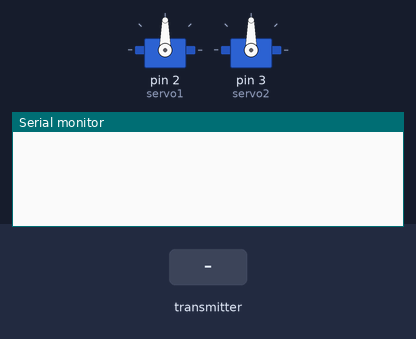
Recording of a sketch running on a simulated Arduino Uno, built with avr-gcc and run on an emulated ATmega328P. Parts: 2 × servo, the last lines printed to the serial monitor. The test bench sets the inputs (shaded band). No radio packets arrive unless stated.

Above: at 1.2 s.
1.3 s: the transmitter starts sending sendData.0 = 0
At 1.37 s:
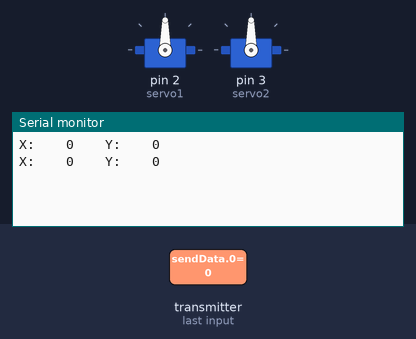
3.2 s: the transmitter starts sending sendData.1 = 0
6.2 s: the transmitter starts sending sendData.0 = 256
At 6.32 s:
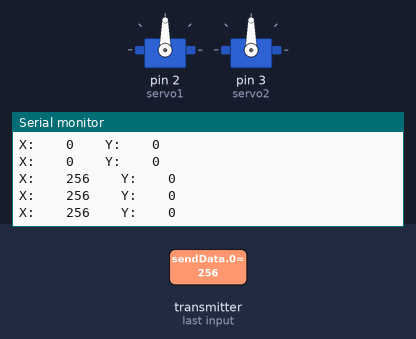
9.2 s: the transmitter starts sending sendData.0 = 1023
At 9.32 s:
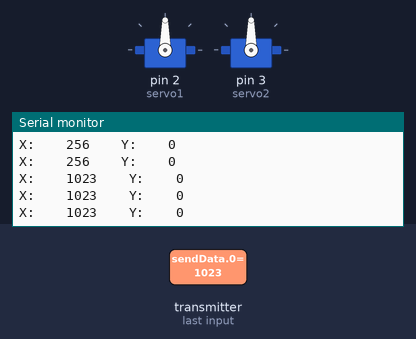
Timing chart, 0 to 12.2 s (numbered marks = the images above; inputs shaded):
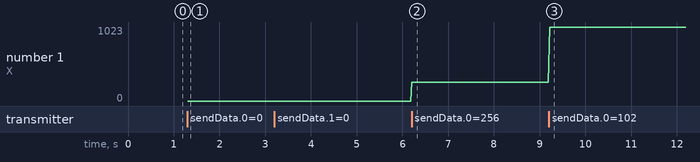

Measured:
- after the input at 1.3 s, the serial monitor: prints a new line at once (image 1)
- after the input at 6.2 s, the serial monitor: prints a new line at once (image 2)
- after the input at 9.2 s, the serial monitor: prints a new line at once (image 3)
- plotted number 1: 0 → 256 after the input at 6.2 s, 256 → 1023 after the input at 9.2 s

The sketch:

forHeadAvatar2Robot.ino
```cpp
#include <SPI.h>
#include <nRF24L01.h>
#include <RF24.h> // https://github.com/maniacbug/RF24
#include <Servo.h>

 // Создаём объект сервопривода servo1.
Servo servo1;
Servo servo2;
Servo servo3;
Servo servo4;
Servo servo5;
 // Также определим постоянный аналоговый входной пин для измерения положения датчика изгиба.
const int flexpin1 = 0;
const int flexpin2 = 1;
const int flexpin3 = 2;
const int flexpin4 = 3;
const int flexpin5 = 4;

const uint64_t pipe = 0xF0F1F2F3F4LL; // индитификатор передачи, "труба"

RF24 radio(9, 10); // CE, CSN


void setup(){
  Serial.begin(9600);

  servo1.attach(2);
  servo2.attach(3);
  //servo3.attach(4);
  //servo4.attach(5);
  //servo5.attach(6);

  radio.begin();
  delay(2);
  radio.setChannel(9); // канал (0-127)

      // скорость, RF24_250KBPS, RF24_1MBPS или RF24_2MBPS
      // RF24_250KBPS на nRF24L01 (без +) неработает.
      // меньше скорость, выше чувствительность приемника.
  radio.setDataRate(RF24_1MBPS);

      // мощьность передатчика, RF24_PA_MIN=-18dBm, RF24_PA_LOW=-12dBm, RF24_PA_MED=-6dBM,
  radio.setPALevel(RF24_PA_HIGH);

  radio.openReadingPipe(1,pipe); // открываем первую трубу с индитификатором "pipe"
  radio.startListening(); // включаем приемник, начинаем слушать трубу

}


void loop()
{
  int servoposition1, servoposition2, servoposition3, servoposition4, servoposition5;
  int sendData[5];

  if (radio.available()){ // проверяем не пришло ли чего в буфер.
    radio.read(&sendData, sizeof(sendData)); // читаем данные и указываем сколько байт читать

    servoposition1 = sendData[0]; // читаем значение
    servoposition2 = sendData[1]; // читаем значение
    servoposition3 = sendData[2]; // читаем значение
    servoposition4 = sendData[3]; // читаем значение
    servoposition5 = sendData[4]; // читаем значение

    //servo1.write(servoposition1);
    //servo2.write(servoposition2);
    //servo3.write(servoposition3);
    //servo4.write(servoposition4);
    //servo5.write(servoposition5);
    Serial.print("X:    ");
    Serial.print(servoposition1);
    Serial.print("    Y:    ");
    Serial.println(servoposition2);
  }else{
    //Serial.println("No data");
  }
  //Serial.print("data: ");
  //Serial.println(data);

//  delay(1000);
}
```
